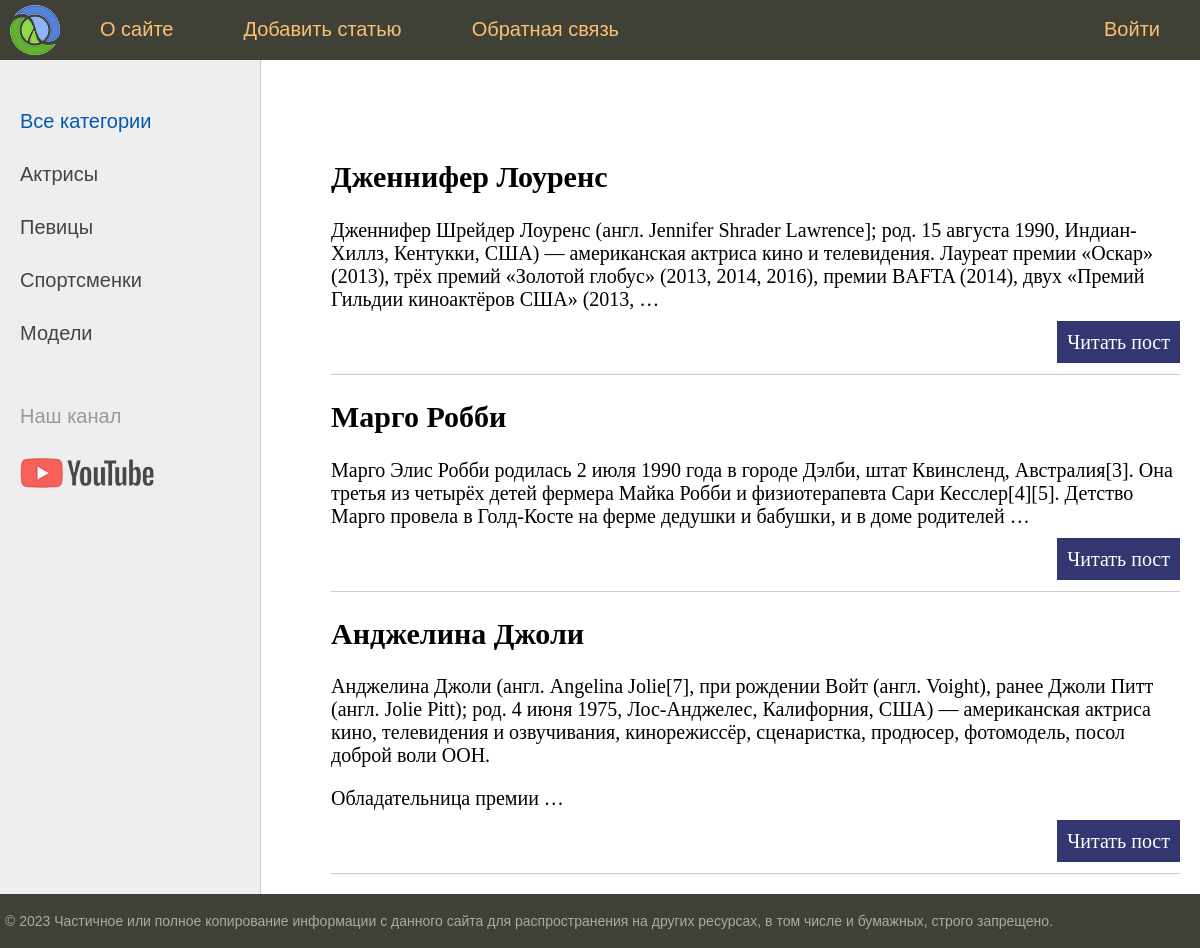
The page / on the database its author committed.
### women/models.py (models this page shows, shortened)
class Women(models.Model):
    class Status(models.IntegerChoices):
        DRAFT = 0, "Черновик"
        PUBLISHED = 1, "Опубликовано"
    title = models.CharField(max_length=255)  # название статьи
    slug = models.SlugField(
        max_length=255,
        unique=True,
        db_index=True,
    )
    content = models.TextField(
        blank=True
    )  # текстовое поле, blank=True - можно не заполнять при создании
    time_create = models.DateTimeField(auto_now_add=True)  # время создания
    time_update = models.DateTimeField(auto_now=True)  # время обновления
    is_published = models.BooleanField(
        choices=Status.choices, default=Status.PUBLISHED
    )  # по умолчанию - опубликовано
    objects = models.Manager()  # возвращаем менеджер по умолчанию
    published = PublishedManager()  # наш кастомный менеджер
    cat = models.ForeignKey("Category", on_delete=models.PROTECT, related_name="posts")
    class Meta:
        ordering = ["-time_create"]  # указываем обратную сортировку по времени создания
        indexes = [models.Index(fields=["-time_create"])]
    def get_absolute_url(self):
        return reverse("post", kwargs={"post_slug": self.slug})

### women/views.py (the view)
# urls.py: path("", views.index, name="home"),  # http://127.0.0.1:8000
def index(request):
    posts = Women.published.all()
    data = {
        "title": "Главная страница",
        "menu": menu,
        "posts": posts,
        "cat_selected": 0,
    }
    return render(request, "women/index.html", context=data)

### women/models.py (called while the page is built)
    def get_queryset(self):
        return super().get_queryset().filter(is_published=Women.Status.PUBLISHED)

### women/templatetags/women_tags.py (called while the page is built)
@register.inclusion_tag('women/list_categories.html')
def show_categories(cat_selected=0):
    cats = views.cats_db
    return {'cats': cats, 'cat_selected': cat_selected}

### women/templates/women/index.html (shortened to what this page needs)
{% extends 'base.html' %}
{% block content %}
  <ul class="list-articles">
    {% for p in posts %}
        <li>
          <h2>{{ p.title }}</h2>
          {% autoescape off %}
            {{ p.content|linebreaks|truncatewords:40 }}
          {% endautoescape %}
          <p class="link-read-post">
            <a href="{{ p.get_absolute_url }}">Читать пост</a>
          </p>
        </li>
    {% endfor %}
  </ul>
{% endblock %}

### women/static/women/css/styles.css (style rules this page uses)
html, body { font-family: 'Arial'; margin: 0; padding: 0; height: 100%; width: 100%; color: #444; }
a { color: #0059b2; text-decoration: none; }
p.link-read-post { text-align: right; }
p.link-read-post a { padding: 10px; min-width: 100px; background: #333671; color: #fff; text-decoration: none; }
ul.list-articles { list-style: none; margin: 0; padding: 0; }
ul.list-articles li { border-bottom: 1px solid #ccc; }

### rows shown on the page
Women: title "Дженнифер Лоуренс", content "Дженнифер Шрейдер Лоуренс (англ. Jennifer Shrader Lawrence]; род. 15 августа 1990, Индиан-Хиллз, Кентукки, США) — американская актриса кино и телевидения. Лауреат премии «Оскар» (2013), трёх премий «Золотой глобус» (2013, 2014, 2016), премии BAFTA (2014), двух «Премий Гильдии киноактёров США» (2013, …"
Women: title "Марго Робби", content "Марго Элис Робби родилась 2 июля 1990 года в городе Дэлби, штат Квинсленд, Австралия[3]. Она третья из четырёх детей фермера Майка Робби и физиотерапевта Сари Кесслер[4][5]. Детство Марго провела в Голд-Косте на ферме дедушки и бабушки, и в доме родителей …"
Women: title "Анджелина Джоли", content "Анджелина Джоли (англ. Angelina Jolie[7], при рождении Войт (англ. Voight), ранее Джоли Питт (англ. Jolie Pitt); род. 4 июня 1975, Лос-Анджелес, Калифорния, США) — американская актриса кино, телевидения и озвучивания, кинорежиссёр, сценаристка, продюсер, фотомодель, посол доброй воли ООН. Обладательница премии …"

### other values the page prints
{{ m.title }} "О сайте" "Добавить статью" "Обратная связь" "Войти"
{{ cat.name }} "Актрисы" "Певицы" "Спортсменки" "Модели"
